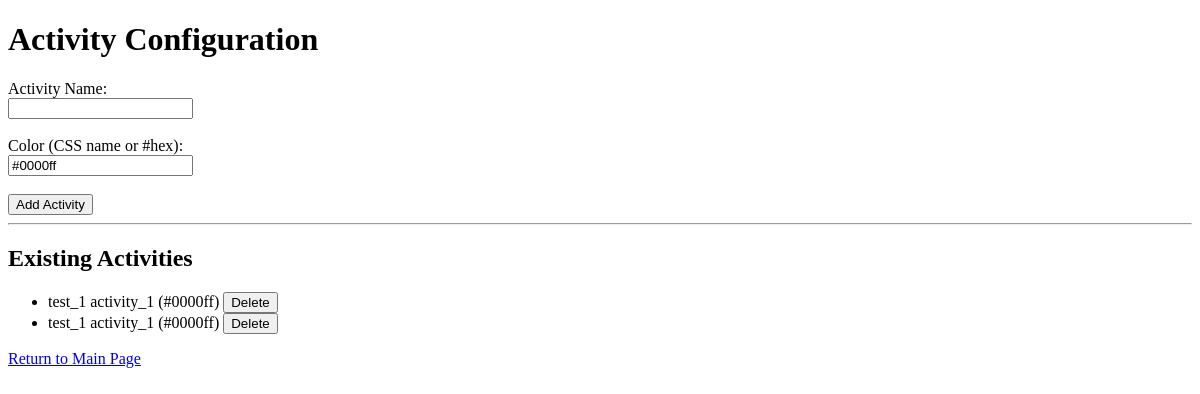
The app's page /activities/ (signed in), older data.
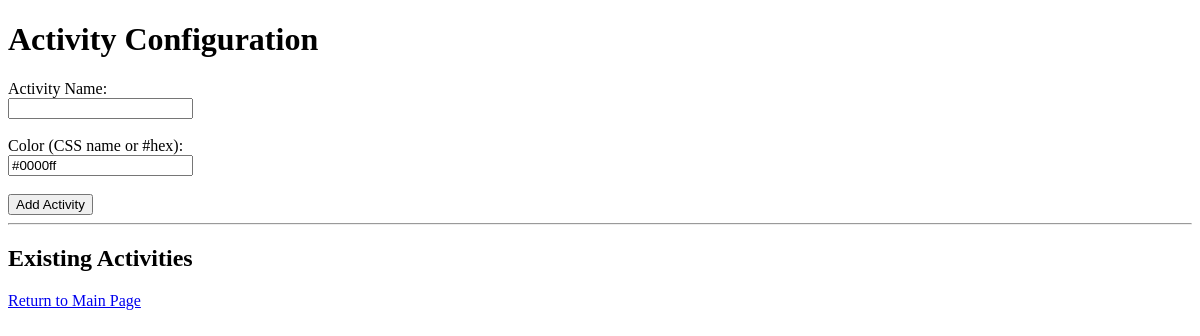
The same page, newer data.
### mainpage/models.py (models this page shows, shortened)
class ActivityMapping(models.Model):
    user_id = models.IntegerField()
    name = models.CharField(max_length=100)
    color = models.CharField(max_length=50, default="#000000")

### mainpage/views.py (the view, shortened to what this page needs)
# urls.py: path('activities/', activity_config_view, name='activity_config_view'),
@login_required
def activity_config_view(request):
    activities = ActivityMapping.objects.filter(user_id=request.user.id).order_by('id')
    return render(request, 'mainpage/activity_config.html', {'activities': activities})

### mainpage/templates/mainpage/activity_config.html (shortened to what this page needs)
{% load static %}
<!DOCTYPE html>
<html>
<head>
</head>
<body>
  <h1>Activity Configuration</h1>
  <form method="POST">
    <label for="name">Activity Name:</label><br/>
    <input type="text" name="name" required><br/><br/>
    <label for="color">Color (CSS name or #hex):</label><br/>
    <input type="text" name="color" value="#0000ff" required><br/><br/>
    <button type="submit">Add Activity</button>
  </form>
  <hr/>
  <h2>Existing Activities</h2>
  <ul>
    {% for act in activities %}
      <li style="color: '{{ act.color }}';">
        {{ act.name }} ({{ act.color }})
        <form method="POST" style="display:inline;">
          <button type="submit">Delete</button>
        </form>
      </li>
    {% endfor %}
  </ul>
  <p><a href="{% url 'main_page' %}">Return to Main Page</a></p>
</body>
</html>

Row changes from the older to the newer data that the page shows:
removed ActivityMapping: name "test_1 activity_1", color "#0000ff"
removed ActivityMapping: name "test_1 activity_1", color "#0000ff"
